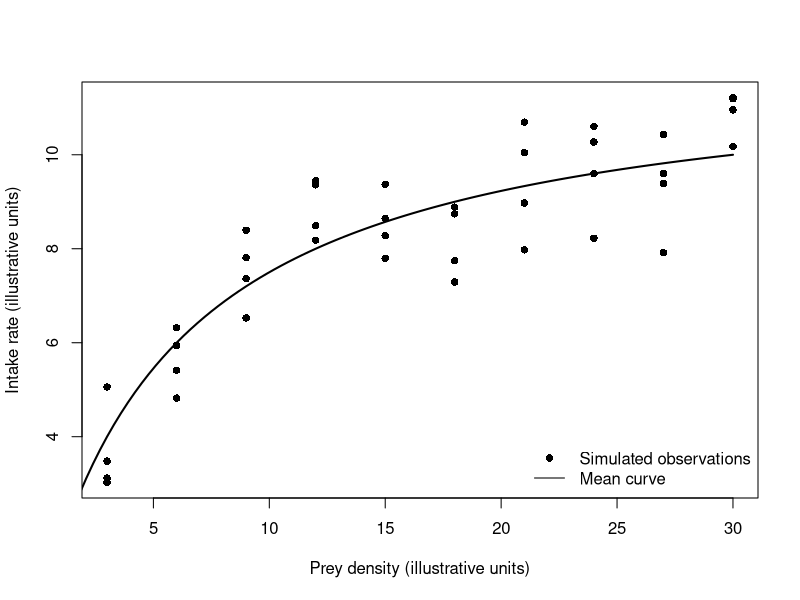

This chart was generated by the following R code:
## ---- chunk 1
#| echo: false
#| eval: true
#| fig-cap: "Simulated predator intake measurements around a Holling type II mean curve."
# Simulate four intake measurements at each prey density.
set.seed(seed = 710)
prey_density = rep(seq(from = 3, to = 30, by = 3), each = 4)
expected_intake = 12 * prey_density / (6 + prey_density)
observed_intake = rnorm(n = length(prey_density),
                        mean = expected_intake, sd = 1)
# Plot the observations and add their generating mean curve.
plot(prey_density, observed_intake,
     xlab = "Prey density (illustrative units)",
     ylab = "Intake rate (illustrative units)", pch = 16)
curve(12 * x / (6 + x), from = 0, to = 30, add = TRUE, lwd = 2)
legend("bottomright", legend = c("Simulated observations", "Mean curve"),
       pch = c(16, NA), lty = c(NA, 1), bty = "n")
